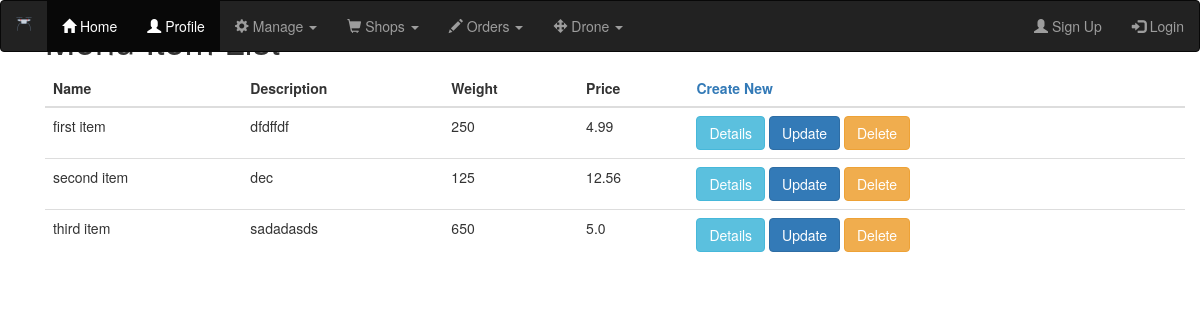
Screenshot of /shops/menu_item_list with the database file from the repository.
### shops/models.py (models this page shows, shortened)
class MenuItem(models.Model):
    name = models.CharField(max_length=50)
    description = models.CharField(max_length=50)
    weight = models.IntegerField()
    price = models.FloatField(default=0)

### shops/views.py (the view)
# urls.py: path('menu_item_list',MenuItemListView.as_view(),name='menu_item_list'),
class MenuItemListView(ListView):
    template_name = 'menus/menuitem_list.html'
    model = MenuItem

### shops/templates/menus/menuitem_list.html
<!DOCTYPE html>
{% extends "base.html" %}
{% load crispy_forms_tags %}
{% block content %}
<div class="container">
  <h1>Menu Item List</h1>
<table class="table">
  <thead>
    <th>Name</th>
    <th>Description</th>
    <th>Weight</th>
    <th>Price</th>
    <th class='right_handed'> <a href="{% url 'shops:menu_item_create' %}">Create New</a></th>
  </thead>
  <tbody>
  {% for m_item in object_list %}
    <tr class="default">
      <td>{{ m_item.name }}</td>
      <td>{{ m_item.description }}</td>
      <td>{{m_item.weight}}</td>
      <td>{{m_item.price}}</td>
      <td>
        <a href="menuitem/{{m_item.id}}"><button type="button" class="btn btn-info">Details</button></a>
        <a href="{% url 'shops:menu_item_update' m_item.id %}"><button type="button" class="btn btn-primary">Update</button></a>
        <a href="{% url 'shops:menu_item_delete' m_item.id %}"><button type="button" class="btn btn-warning">Delete</button></a>
      </td>
    </tr>
  {% endfor %}
</tbody>
</table>
</div>
{% endblock %}

### rows the page displays
MenuItem: name "first item", description "dfdffdf", weight "250", price "4.99"
MenuItem: name "second item", description "dec", weight "125", price "12.56"
MenuItem: name "third item", description "sadadasds", weight "650", price "5.0"
